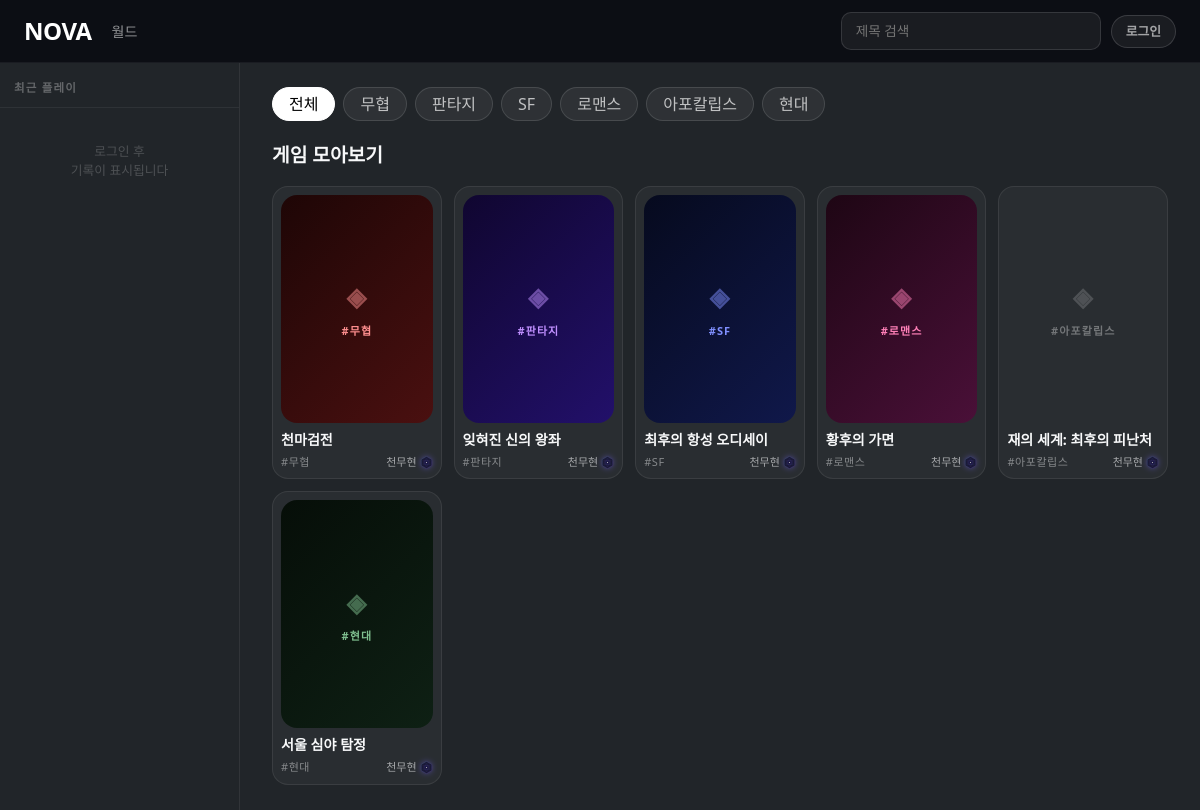
The page / on the database its author committed.
### gamebuilder/models.py (models this page shows, shortened)
class Game(models.Model):
    title = models.CharField(max_length=100)
    genre = models.CharField(max_length=20, choices=GENRE_CHOICES)
    extra_tags = models.JSONField(default=list, blank=True)
    description = models.CharField(max_length=300, blank=True)
    world_setting = models.TextField(blank=True)   # 모달 세계관 요약
    detailed_desc = models.TextField(blank=True)   # 상세 페이지 설명
    prologue = models.TextField(blank=True)        # 프롤로그 미리보기
    prompt_template = models.CharField(max_length=100, blank=True, default="기본 템플릿")
    thumb_url = models.CharField(max_length=500, blank=True)
    play_count = models.PositiveIntegerField(default=0)
    like_count = models.PositiveIntegerField(default=0)
    is_published = models.BooleanField(default=False)
    created_by = models.ForeignKey(
        settings.AUTH_USER_MODEL,
        on_delete=models.CASCADE,
        related_name="created_games",
    )
    created_at = models.DateTimeField(auto_now_add=True)
    updated_at = models.DateTimeField(auto_now=True)

### profiles/models.py (models this page shows, shortened)
class UserSettings(models.Model):
    user = models.OneToOneField(
        settings.AUTH_USER_MODEL,
        on_delete=models.CASCADE,
        related_name="user_settings",
    )
    nickname = models.CharField(max_length=30, blank=True)
    has_seen_tutorial = models.BooleanField(default=False)

### main/views.py (the view)
# urls.py: 2. Add a URL to urlpatterns:  path('', views.home, name='home')
def home(request):
    q = request.GET.get("q", "").strip()
    genre = request.GET.get("genre", "").strip()
    games = Game.objects.filter(is_published=True).select_related("created_by__user_settings").order_by("-created_at")
    if q:
        games = games.filter(title__icontains=q)
    if genre:
        games = games.filter(genre=genre)
    genres = [g[0] for g in GENRE_CHOICES]
    recent_sessions = []
    personas = []
    played_game_ids = set()
    show_tutorial = False
    if request.user.is_authenticated:
        recent_sessions = (
            GameSession.objects
            .filter(user=request.user)
            .select_related("game")
            .order_by("-updated_at")[:15]
        )
        played_game_ids = set(
            GameSession.objects.filter(user=request.user).values_list("game_id", flat=True)
        )
        bookmark_game_ids = set(
            GameBookmark.objects.filter(user=request.user).values_list("game_id", flat=True)
        )
        personas = UserPersona.objects.filter(user=request.user)
        memos = UserMemo.objects.filter(user=request.user)
        user_settings, _ = UserSettings.objects.get_or_create(user=request.user)
        if not user_settings.has_seen_tutorial:
            show_tutorial = True
    else:
        memos = []
        bookmark_game_ids = set()
    return render(request, "main/home.html", {
        "games": games,
        "recent_sessions": recent_sessions,
        "personas": personas,
        "memos": memos,
        "played_game_ids": played_game_ids,
        "bookmark_game_ids": bookmark_game_ids,
        "q": q,
        "genre": genre,
        "genres": genres,
        "show_tutorial": show_tutorial,
    })

### templates/main/home.html (shortened to what this page needs)
{% extends "base.html" %}
{% load static %}
{% block topbar %}
<div style="padding:12px 24px; display:flex; align-items:center; justify-content:space-between;
            border-bottom:1px solid rgba(255,255,255,0.06); background:#0c0e14; flex-shrink:0;">
  <div style="display:flex; align-items:center; gap:20px;">
    <a href="/" style="font-weight:900; font-size:24px; color:#fff; text-decoration:none; letter-spacing:-.5px;">NOVA</a>
    <div style="display:flex; gap:16px;">
      <a href="#sidebar" style="font-size:.88rem; color:rgba(255,255,255,0.55); text-decoration:none;"
         onmouseover="this.style.color='#fff'" onmouseout="this.style.color='rgba(255,255,255,0.55)'">월드</a>
    </div>
  </div>
  <div style="display:flex; align-items:center; gap:10px;">
    <form method="get" action="/" style="margin:0; display:flex; align-items:center;">
      <input name="q" value="{{ q }}" placeholder="제목 검색"
             style="background:rgba(255,255,255,0.06); border:1px solid rgba(255,255,255,0.12);
                    border-radius:10px; padding:8px 14px; color:#fff; font-size:.85rem;
                    outline:none; min-width:260px;"
             autocomplete="off"
             onfocus="this.style.borderColor='rgba(255,255,255,0.28)'"
             onblur="this.style.borderColor='rgba(255,255,255,0.12)'">
    </form>
    <div style="position:relative;">
      {% if user.is_authenticated %}
        <button id="userBtn" style="display:inline-flex; align-items:center; gap:7px; padding:6px 14px 6px 8px;
                border-radius:999px; border:1px solid rgba(34,197,94,0.35); background:rgba(34,197,94,0.08);
                cursor:pointer; transition:background .15s;"
                onmouseover="this.style.background='rgba(34,197,94,0.15)'"
                onmouseout="this.style.background='rgba(34,197,94,0.08)'">
          <span style="width:10px;height:10px;border-radius:999px;background:#22c55e;
                       box-shadow:0 0 6px rgba(34,197,94,0.8);flex-shrink:0;"></span>
          <span style="font-size:.75rem;font-weight:800;color:#4ade80;letter-spacing:.06em;">무료</span>
        </button>
      {% else %}
        <a href="{% url 'login' %}" style="display:inline-flex; align-items:center; gap:7px; padding:6px 14px;
                border-radius:999px; border:1px solid rgba(255,255,255,0.14); background:rgba(255,255,255,0.06);
                color:rgba(255,255,255,0.6); font-size:.8rem; font-weight:700; text-decoration:none;">로그인</a>
      {% endif %}
    </div>
  </div>
</div>
{% endblock %}
{% block content %}
<div style="display:flex; height:calc(100vh - 53px); overflow:hidden;">
  <aside class="home-sidebar" id="sidebar">
    <div class="sb-header">최근 플레이</div>
    <div class="sb-list">
      {% if user.is_authenticated %}
        {% if recent_sessions %}
          {% for s in recent_sessions %}
          <a class="sb-item" href="{% url 'game:view' s.game.id %}">
            <div class="sb-thumb">
              {% if s.game.thumb_url %}
                <img src="{{ s.game.thumb_url }}" alt="{{ s.game.title }}" onerror="this.style.display='none'">
              {% else %}◈{% endif %}
            </div>
            <div class="sb-info">
              <div class="sb-title">{{ s.game.title }}</div>
              <div class="sb-date">{{ s.updated_at|date:"m.d H:i" }} · T-{{ s.turn }}</div>
            </div>
          </a>
          {% endfor %}
        {% else %}
          <div class="sb-empty">플레이 기록이 없습니다</div>
        {% endif %}
      {% else %}
        <div class="sb-empty">로그인 후<br>기록이 표시됩니다</div>
      {% endif %}
    </div>
  </aside>
  <div class="home-main">
    <div style="display:flex; gap:8px; flex-wrap:wrap; margin-bottom:20px;">
      <a href="/?{% if q %}q={{ q }}{% endif %}"
         class="px-3 py-1 rounded-pill chip {% if not genre %}active{% endif %}"
         style="text-decoration:none;">전체</a>
      {% for g in genres %}
      <a href="/?genre={{ g }}{% if q %}&q={{ q }}{% endif %}"
         class="px-3 py-1 rounded-pill chip {% if genre == g %}active{% endif %}"
         style="text-decoration:none;">{{ g }}</a>
      {% endfor %}
    </div>
    <div style="font-weight:800; font-size:1.2rem; margin-bottom:16px;">게임 모아보기</div>
    <div style="display:grid; grid-template-columns:repeat(auto-fill,minmax(155px,1fr)); gap:12px;">
      {% for g in games %}
      <div class="p-2 rounded-4 game-card" role="button" tabindex="0" style="cursor:pointer;"
           data-game-id="{{ g.id }}"
           data-game-title="{{ g.title }}"
           data-game-desc="{{ g.description }}"
           data-game-tag="{{ g.genre }}"
           data-game-thumb="{{ g.thumb_url }}"
           data-game-lore="{{ g.world_setting }}"
           data-play-url="{% url 'game:view' g.id %}"
           data-played="{% if g.id in played_game_ids %}1{% else %}0{% endif %}"
           data-bookmarked="{% if g.id in bookmark_game_ids %}1{% else %}0{% endif %}">
        <div class="rounded-4 thumb-box" data-tag="{{ g.genre }}">
          <div class="thumb-fallback">
            <span class="fb-icon">◈</span>
            <span>#{{ g.genre }}</span>
          </div>
        </div>
        <div style="margin-top:8px; font-weight:800; font-size:.88rem; line-height:1.3; white-space:nowrap; overflow:hidden; text-overflow:ellipsis;">{{ g.title }}</div>
        <div style="display:flex; align-items:center; justify-content:space-between; margin-top:5px;">
          <span style="opacity:.45; font-size:11px; letter-spacing:.05em;">#{{ g.genre }}</span>
          <span style="display:inline-flex; align-items:center; gap:3px; opacity:.6; font-size:11px;">
            {{ g.created_by.user_settings.nickname|default:g.created_by.username }}
            <svg width="13" height="13" viewBox="0 0 100 100" xmlns="http://www.w3.org/2000/svg" style="filter:drop-shadow(0 0 3px rgba(120,100,255,0.8)); flex-shrink:0;">
              <defs>
                <radialGradient id="gc-{{ g.id }}" cx="50%" cy="50%" r="50%">
                  <stop offset="0%" stop-color="#ffffff"/>
                  <stop offset="30%" stop-color="#a0c4ff" stop-opacity="0.9"/>
                  <stop offset="100%" stop-color="#5b3ff8" stop-opacity="0"/>
                </radialGradient>
                <radialGradient id="bg-{{ g.id }}" cx="50%" cy="50%" r="50%">
                  <stop offset="0%" stop-color="#1a1060"/>
                  <stop offset="100%" stop-color="#0a0620"/>
                </radialGradient>
                <linearGradient id="hs-{{ g.id }}" x1="0%" y1="0%" x2="100%" y2="100%">
                  <stop offset="0%" stop-color="#60aaff"/>
                  <stop offset="100%" stop-color="#7b3fff"/>
                </linearGradient>
              </defs>
              <polygon points="50,4 90,27 90,73 50,96 10,73 10,27" fill="url(#bg-{{ g.id }})" stroke="url(#hs-{{ g.id }})" stroke-width="2"/>
              <polygon points="50,14 82,32 82,68 50,86 18,68 18,32" fill="none" stroke="#4a6fff" stroke-width="1" opacity="0.6"/>
              <polygon points="50,18 78,65 22,65" fill="none" stroke="#6a8fff" stroke-width="1.2" opacity="0.7"/>
              <polygon points="50,82 22,35 78,35" fill="none" stroke="#9a6fff" stroke-width="1.2" opacity="0.7"/>
              <circle cx="50" cy="50" r="18" fill="none" stroke="#5555cc" stroke-width="0.8" opacity="0.5"/>
              <circle cx="50" cy="50" r="8" fill="url(#gc-{{ g.id }})"/>
              <circle cx="50" cy="50" r="3" fill="#ffffff" opacity="0.95"/>
            </svg>
          </span>
        </div>
      </div>
      {% empty %}
      <div style="grid-column:1/-1; color:rgba(255,255,255,0.3); font-size:.88rem; padding:32px 0; text-align:center;">
        검색 결과가 없습니다.
      </div>
      {% endfor %}
    </div>
  </div>
</div>
{% endblock %}

### templates/main/home.html (style rules this page uses)
.game-card { background:rgba(255,255,255,0.04); border:1px solid rgba(255,255,255,0.08); transition:transform .14s, border-color .14s; }
.thumb-box { position:relative; overflow:hidden; border-radius:inherit; width:100%; padding-bottom:150%; }
.thumb-fallback { position:absolute; inset:0; display:flex; flex-direction:column; align-items:center; justify-content:center; gap:6px; font-size:11px; letter-spacing:.1em; font-weight:600; text-transform:uppercase; color:rgba(255,255,255,0.35); }
.thumb-fallback .fb-icon { font-size:1.6rem; opacity:.5; }
.thumb-box[data-tag="무협"] .thumb-fallback { background:linear-gradient(135deg,#1e0606,#4a1010); color:#ff9090; }
.thumb-box[data-tag="SF"] .thumb-fallback { background:linear-gradient(135deg,#060a1e,#10184a); color:#8090ff; }
.thumb-box[data-tag="로맨스"] .thumb-fallback { background:linear-gradient(135deg,#1e0614,#4a1038); color:#ff80b8; }
.thumb-box[data-tag="판타지"] .thumb-fallback { background:linear-gradient(135deg,#100630,#22106a); color:#c090ff; }
.thumb-box[data-tag="현대"] .thumb-fallback { background:linear-gradient(135deg,#060e08,#0e2014); color:#80c090; }
.chip { background:rgba(255,255,255,0.06); border:1px solid rgba(255,255,255,0.12); cursor:pointer; transition:background .15s, color .15s; user-select:none; color:rgba(255,255,255,0.7); }
.chip.active { background:#fff; border-color:#fff; color:#000; }
.home-sidebar { width:240px; flex-shrink:0; border-right:1px solid rgba(255,255,255,.07); display:flex; flex-direction:column; overflow:hidden; }
.sb-header { padding:16px 14px 10px; font-size:.72rem; font-weight:800; letter-spacing:.1em; color:rgba(255,255,255,.3); border-bottom:1px solid rgba(255,255,255,.06); flex-shrink:0; }
.sb-list { overflow-y:auto; flex:1; padding:6px 0; }
.sb-empty { padding:28px 14px; text-align:center; font-size:.8rem; color:rgba(255,255,255,.2); }
.home-main { flex:1; overflow-y:auto; padding:24px 32px; }

### rows shown on the page
Game: genre "무협", title "천마검전", created_by.user_settings.nickname "천무현"
Game: genre "판타지", title "잊혀진 신의 왕좌", created_by.user_settings.nickname "천무현"
Game: genre "SF", title "최후의 항성 오디세이", created_by.user_settings.nickname "천무현"
Game: genre "로맨스", title "황후의 가면", created_by.user_settings.nickname "천무현"
Game: genre "아포칼립스", title "재의 세계: 최후의 피난처", created_by.user_settings.nickname "천무현"
Game: genre "현대", title "서울 심야 탐정", created_by.user_settings.nickname "천무현"

### other values the page prints
{{ g }} "무협" "판타지" "SF" "로맨스" "아포칼립스" "현대"
